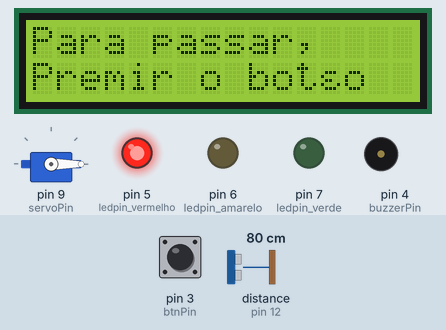
Simulated run of this sketch. Board: Arduino Uno, built with avr-gcc and run on an emulated ATmega328P. Parts: 16×2 character LCD, servo, output pins drawn as LEDs (lit = HIGH), buzzer (waves = sounding). Dashed ring = blinking. The inputs (shaded band) are chosen by the test bench; at power-on: pin 3 (btnPin) LOW, distance to the obstacle (sensor on pin 12) 80 cm. The echo pulse lasts 58.3 µs per cm; pins used as bus, display or sensor lines are not drawn.

Above: at 1.4 s.
1.5 s: pin 3 (btnPin) pulled HIGH for 0.15 s
At 2.03 s:
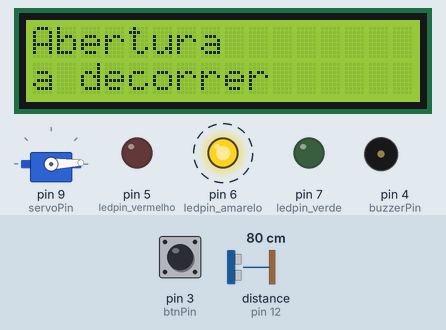
At 5.03 s:
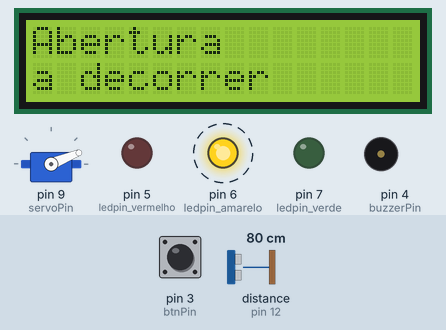
Timing chart, 0 to 17.0 s (numbered marks = the images above; inputs shaded):
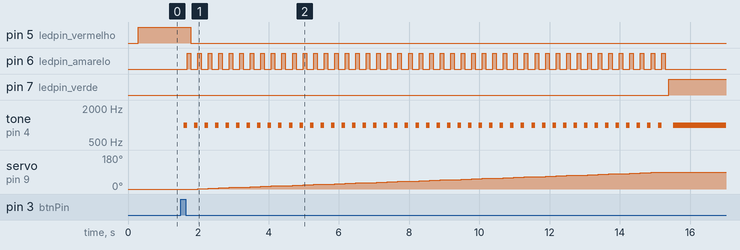

Measured:
- after the input at 1.5 s, pin 5 (ledpin_vermelho): HIGH → LOW after 0.28 s; pin 6 (ledpin_amarelo): alternates HIGH for 0.10 s and LOW for 0.20 s, 92 changes in all, then stays LOW, starting after 0.18 s

The sketch:

ProjetoFinal.ino
```cpp
#include <Wire.h>               //Esta biblioteca permite comunicar com dispositivos I2C
#include <LiquidCrystal_I2C.h>  //Esta biblioteca tem funções para os ecrãs LCD com interface I2C
#include <Servo.h>              //Esta biblioteca permite controlar o motor servo
#include <Ultrasonic.h>         //Esta biblioteca permite trabalhar com o sensor ultrassónico HC-SR04

#define servoPin 9  //Pino onde está ligado o motor servo
#define trigPin 13  //Pino trigger do sensor HC-SR04
#define echoPin 12  //Pino echo do sensor HC-SR04
#define btnPin 3    //Pino onde está ligado o botão

#define ledpin_verde 7     //porta digital led verde
#define ledpin_amarelo 6   //porta digital led amarelo
#define ledpin_vermelho 5  //porta digital led vermelho

#define buzzerPin 4  //Pino onde está ligado o buzzer


Servo myServo;                            //cria um objeto do tipo Servo
Ultrasonic ultrasonic(trigPin, echoPin);  // cria um objeto do tipo Ultrasonic

//Inicializa o display no endereço 0x27
LiquidCrystal_I2C lcd(0x27, 16, 2);

//distância do sensor em relação ao objeto
float distancia;

//tempo que o sinal demora a chegar desde que foi emitido
long tempo;

int pos = 0;  // variable to store the servo position
int aberto = 0;


void setup() {
  Serial.begin(9600);
  pinMode(ledpin_verde, OUTPUT);
  pinMode(ledpin_amarelo, OUTPUT);
  pinMode(ledpin_vermelho, OUTPUT);
  pinMode(buzzerPin, OUTPUT);
  pinMode(btnPin, INPUT);
  pinMode(trigPin, OUTPUT);  // Sets the trigPin as an Output
  pinMode(echoPin, INPUT);   // Sets the echoPin as an Input
  lcd.init();                // inicializa o lcd
  lcd.backlight();           // acende a backlight
  myServo.attach(servoPin);  // attaches the servo on pin 9 to the servo object
  myServo.write(0);
  delay(200);
}

void loop() {
  lcd.clear();
  if (aberto == 0) {
    esperaBotao();
    if (digitalRead(btnPin)) {  //Se o botão estiver pressionado
      abrirCancela();
    }
  }
  if (aberto == 1) {
    lerDist();
    esperaPassar();
    if (distancia < 5) {
      fecharCancela();
    }
  }
}


void lerDist() {
  digitalWrite(trigPin, LOW);
  delayMicroseconds(2);
  digitalWrite(trigPin, HIGH);
  delayMicroseconds(10);
  digitalWrite(trigPin, LOW);
  tempo = ultrasonic.timing();
  distancia = ultrasonic.convert(tempo, Ultrasonic::CM);
}

void esperaBotao() {
  lcd.setCursor(0, 0);
  lcd.print("Para passar, ");
  lcd.setCursor(0, 1);
  lcd.print("Premir o bot");
  lcd.print((char)227);
  lcd.print("o");
  //Liga o LED vermelho e desliga os outros
  digitalWrite(ledpin_verde, LOW);
  digitalWrite(ledpin_amarelo, LOW);
  digitalWrite(ledpin_vermelho, HIGH);
  delay(100);  // Wait for 3000 millisecond(s)
}

void abrirCancela() {
  lcd.clear();
  lcd.setCursor(0, 0);
  lcd.print("Abertura ");
  lcd.setCursor(0, 1);
  lcd.print("a decorrer ");
  for (pos = 0; pos <= 90; pos += 2) {  // goes from 0 degrees to 90 degrees
    // in steps of 1 degree
    tone(buzzerPin, 1000);
    delay(100);
    noTone(buzzerPin);
    myServo.write(pos);  // tell servo to go to position in variable 'pos'
    //Liga o LED amarelo e desliga os outros
    digitalWrite(ledpin_verde, LOW);
    digitalWrite(ledpin_amarelo, HIGH);
    delay(100);
    digitalWrite(ledpin_amarelo, LOW);
    digitalWrite(ledpin_vermelho, LOW);
    noTone(buzzerPin);  //até ser interrompida pela função noTone
    delay(100);         // waits 15ms for the servo to reach the position
  }
  aberto = 1;
}

void esperaPassar() {
  //Liga o LED verde e desliga os outros
  digitalWrite(ledpin_verde, HIGH);
  digitalWrite(ledpin_amarelo, LOW);
  digitalWrite(ledpin_vermelho, LOW);
  delay(100);  // Wait for 100 millisecond(s)
  lcd.clear();
  lcd.setCursor(0, 0);
  lcd.print("Cancela Aberta ");
  lcd.setCursor(0, 1);
  lcd.print("Pode passar ");
  tone(buzzerPin, 1000);
  delay(100);  // Wait for 100 millisecond(s)
}

void fecharCancela() {
  lcd.clear();
  lcd.setCursor(0, 0);
  lcd.print("Fecho ");
  lcd.setCursor(0, 1);
  lcd.print("a decorrer ");
  for (pos = 90; pos > 0; pos -= 2) {  // goes from 0 degrees to 90 degrees
    // in steps of 1 degree
    tone(buzzerPin, 1000);
    delay(100);
    noTone(buzzerPin);
    myServo.write(pos);  // tell servo to go to position in variable 'pos'
    //Liga o LED amarelo e desliga os outros
    digitalWrite(ledpin_verde, LOW);
    digitalWrite(ledpin_amarelo, HIGH);
    delay(100);
    digitalWrite(ledpin_amarelo, LOW);
    digitalWrite(ledpin_vermelho, LOW);
    noTone(buzzerPin);  //até ser interrompida pela função noTone
    delay(15);          // waits 15ms for the servo to reach the position
  }
  aberto = 0;
}
```
